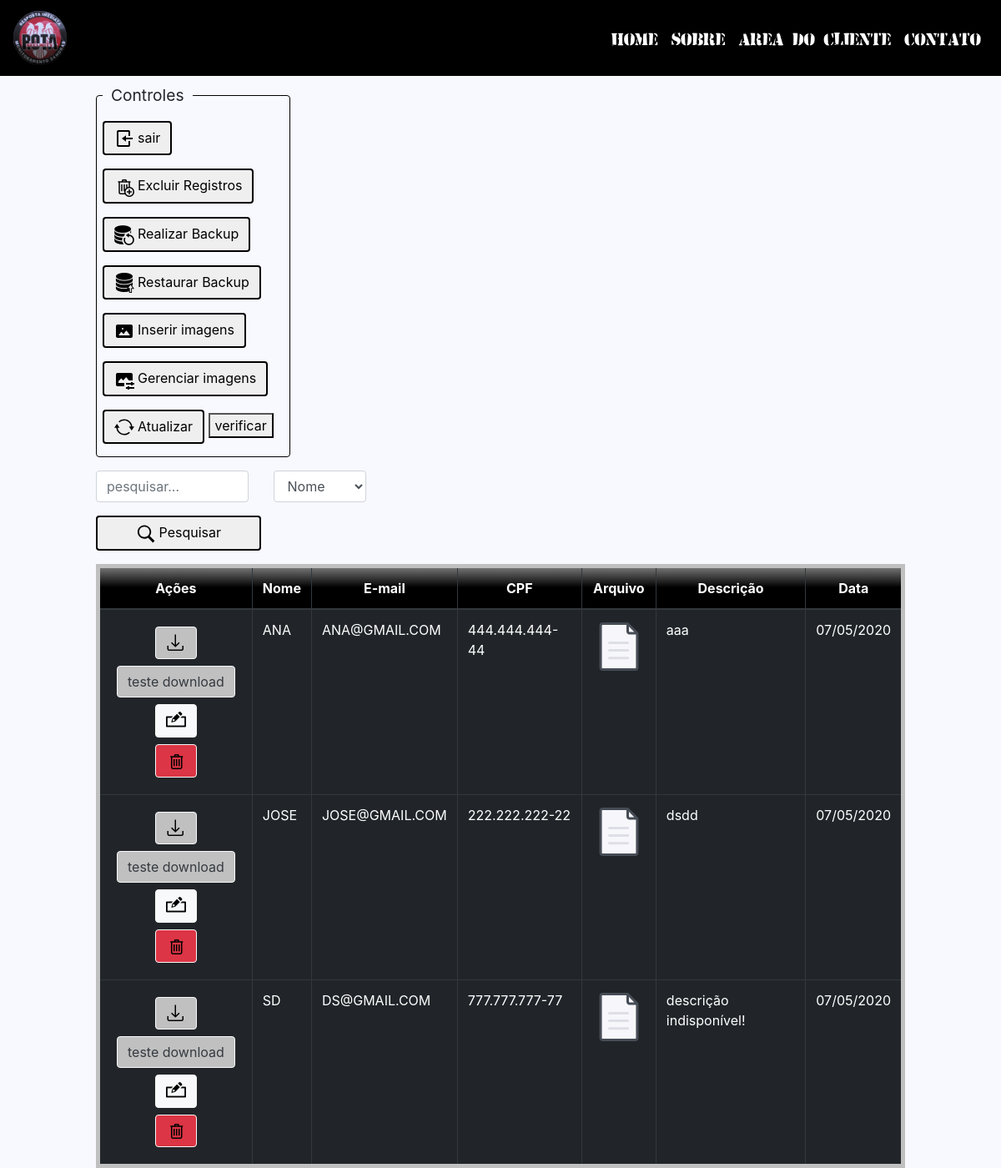
Screenshot of /dados.php (signed in) with the database file from the repository.
### tables this page shows
CREATE TABLE `clientes` (
  `id` bigint(20) NOT NULL,
  `nome` varchar(50) NOT NULL,
  `email` varchar(50) NOT NULL,
  `cpf` varchar(50) NOT NULL,
  `senha` varchar(40) NOT NULL,
  `senha_decript` varchar(40) NOT NULL,
  `arquivo` longblob NOT NULL,
  `descricao` mediumtext NOT NULL,
  `data` varchar(50) NOT NULL
);

### persistence/conexaoBanco.class.php (called while the page is built, shortened)
<?php
class ConexaoBanco extends PDO {
private static $instance = null;
public static function getInstance(){
    try{
      if(!isset(self::$instance)){
        self::$instance = new
ConexaoBanco("mysql:dbname=rota;host=localhost","root","");
      }
      return self::$instance;
    }catch(PDOException $e){
      echo "Erro ao conectar. ".$e;
    }
 }
}

### dao/clienteDAO.class.php (called while the page is built, shortened)
<?php
require_once 'persistence/conexaoBanco.class.php';
class ClienteDAO{
  public function __construct(){
     $this->conexao = ConexaoBanco::getInstance();
  }
   public function buscarCliente(){
     try{
       $statement = $this->conexao->query("select * from clientes where id != 1 and id != 2 order by nome;");
       $array = $statement->fetchAll(PDO::FETCH_CLASS,"Cliente");
       return $array;
     }catch(PDOException $e){
       echo "Erro: ao buscar Cliente! ".$e;
     }
   }
}

### model/cliente.class.php (called while the page is built, shortened)
<?php
 class Cliente{
     public function __get($a){ return $this->$a;}
 }

### dados.php (the view, shortened to what this page needs)
<?php
include_once  'dao/clienteDAO.class.php';
include_once  'model/cliente.class.php';
$cliDAO = new ClienteDAO();
$array = $cliDAO->buscarCliente();
 ?>
<!DOCTYPE html>
<html lang="pt-br">
<head>
  <link rel="stylesheet" type="text/css" href="css/bootstrap.min.css">
  <link rel="stylesheet" type="text/css" href="./animate.css">
  <link rel="stylesheet" type="text/css" href="css/style.css">
</head>
<body class="animated fadeIn" id="cont">
    <nav class="navbar navbar-expand-lg navbar-dark fixed-top">
      <a class="navbar-brand" href="#"><img src="img/logo-rota.png" title="Rota-Security" class="animated pulse zoom" alt="Logo indisponível"></a>
      <div class="collapse navbar-collapse" id="navbarResponsive">
        <ul class="navbar-nav ml-auto">
          <li class="nav-item">
            <a class="nav-link" href="index.php">Home
            </a>
          </li>
          <li class="nav-item">
            <a class="nav-link" href="index.php">Sobre</a>
          </li>
          <li class="nav-item">
            <a class="nav-link" href="area_cliente.php">Area do CLiente</a>
          </li>
          <li class="nav-item">
            <a class="nav-link" href="contato.php">Contato</a>
          </li>
        </ul>
      </div>
    </nav>
  <?php
      if(isset($array)){
            ?>
   <div class="container col-md-10" style="top: 100px;">
   <fieldset class="fieldset-border">
     <legend class="legend-border">Controles</legend>
       <button type="button" id="btn-limpar" class="btn mt-2 mb-2" onclick="window.location.href = 'sair.php';"><img src='img/exit.png' class="mr-1">sair</button>
       <button type="button" id="btn-limpar" class="btn mt-2 mb-2" onclick="return verificarExclusaoDeRegistros()"><img src='img/trash-all.png' class="mr-1">Excluir Registros</button>
       <button type="button" id="btn-backup" name="backup" class="btn mt-2 mb-2" onclick="window.location.href = './backup.php';"><img src='img/backup.png' class="mr-1">Realizar Backup</button>
       <button type="button" id="btn-backup" name="backup" class="btn mt-2 mb-2" onclick="window.location.href = './restore.php';"><img src='img/backup_restore.png' class="mr-1">Restaurar Backup</button>
       <button type="button" id="btn-backup" name="inserir_img" class="btn mt-2 mb-2" onclick="window.location.href = './inserir_imagem.php';"><img src='img/upload_img.png' class="mr-1">Inserir imagens</button>
       <button type="button" id="btn-backup" class="btn mt-2 mb-2" onclick="window.location.href = './gerenciar_imagens.php';"><img src='img/edit_img.png' class="mr-1">Gerenciar imagens</button>
       <button type="button" id="btn-backup" name="atualizar" class="btn mt-2 mb-2" onclick="window.location.href = './dados.php';"><img src='img/atualizar.svg' class="mr-1">Atualizar</button>
      <button type="button" onclick="return AlteraConteudo()">verificar</button>
     </fieldset>
     <form name="filtrar-dados" method="post" style="float: left">
      <div class="row">
         <div class="form-group col-md-6" id="pesquisa_dados">
           <input type="text" name="txtfiltro" class="form-control" placeholder="pesquisar..." autocomplete="off" required="true">
         </div>
         <div class="form-group col-md-4" id="filtro_pesquisa">
           <select name="filtro" class="form-control">
             <option value="nome">Nome</option>
           </select>
         </div>
       </div>
         <div class="form-group">
           <button type="submit" name="filtrar" value="Filtrar" id="btn-backup" class="btn w-50" id="pesquisa"><img src="img/search.svg" class="mr-1">Pesquisar</button>
         </div>
     </form>
  <div class="table-responsive-md" id="recarregar" onchange=" $(document).ready(function(){
        setInterval(function(){
            $('#recarregar').load('./dados.php')
        }, 1000);
    });">
      <table id="tabela" class="table table-dark table-bordered table-hover table-condensed">
        <thead align="center">
    <tr>
      <th>Ações</th>
      <th scope="col">Nome</th>
      <th scope="col">E-mail</th>
      <th scope="col">CPF</th>
      <th scope="col">Arquivo</th>
      <th scope="col">Descrição</th>
      <th scope="col">Data</th>
    </tr>
  </thead>
  <tbody>
      <?php
          foreach($array as $cli){
            ?>
            <?php
            echo "<tr>
            <ul>
              <td align='center'><li class='m-2'><a href='download.php?id=$cli->id' class='btn border border-light text-dark' style='background: silver'><img src='img/download.png' title='Baixar Arquivo'></a></li>
              <li class='m-2'><a href='down.php?id=$cli->id' class='btn border border-light text-dark' style='background: silver'>teste download</a></li>
              <li class='m-2'><a href='alterar_arquivo.php?id=$cli->id' class='btn btn-light border border-light text-dark btn-deletar'><img src='img/edite.png' title='Editar'></a></li>
              <li class='m-2'><a href='excluir.php?cpf=$cli->cpf' class='btn btn-danger border border-light text-dark btn-deletar' onclick='return verificarExclusaoPeloCPF()' title='Excluir Registro'><img src='img/trash.svg'></a></li></td>
              ";
              echo "<td>$cli->nome</td>";
              echo "<td>$cli->email</td>";
              echo "<td>$cli->cpf</td>";
              echo "<td><img src='img/document.svg'></td>";
              echo "<td>$cli->descricao</td>";
              echo "<td>$cli->data</td>";
              echo "</ul>";
            echo "</tr>";
         }
        }
       ?>
   </tbody>
  </table>
  </div>
 </div>
 </body>
</html>

### css/style.css (style rules this page uses)
html,body { margin 0; padding 0; background-color: #f8f8ff; scroll-behavior: smooth; }
.navbar { background-color: black; }
thead { background-image: linear-gradient(to bottom, gray, black, black); }
table { border: 5px solid silver!important; }
.nav-link { color: white!important; font-family: 'army'!important; font-size: 35px!important; text-decoration: none; }
li { list-style-type: none; }
.zoom { transition: transform .2s!important; }
#btn-limpar { border: 2px solid black; }
#btn-backup { border: 2px solid black; }
.fieldset-border { border: 1px groove black !important; border-radius: 4px; padding: 7px; padding-top: 0px; margin: 0 0 1.0em 0 !important; width: 24%; -webkit-box-shadow: 0px 0px 0px 0px #000; box-shadow: 0px 0px 0px 0px #000; }
.fieldset-border .legend-border { font-size: 1.2em !important; width: auto; padding: 0 10px; border-bottom: none; }

### rows the page displays
clientes: nome "ANA", email "ANA@GMAIL.COM", cpf "444.444.444-44", descricao "aaa", data "07/05/2020"
clientes: nome "JOSE", email "JOSE@GMAIL.COM", cpf "222.222.222-22", descricao "dsdd", data "07/05/2020"
clientes: nome "SD", email "DS@GMAIL.COM", cpf "777.777.777-77", descricao "descrição indisponível!", data "07/05/2020"
